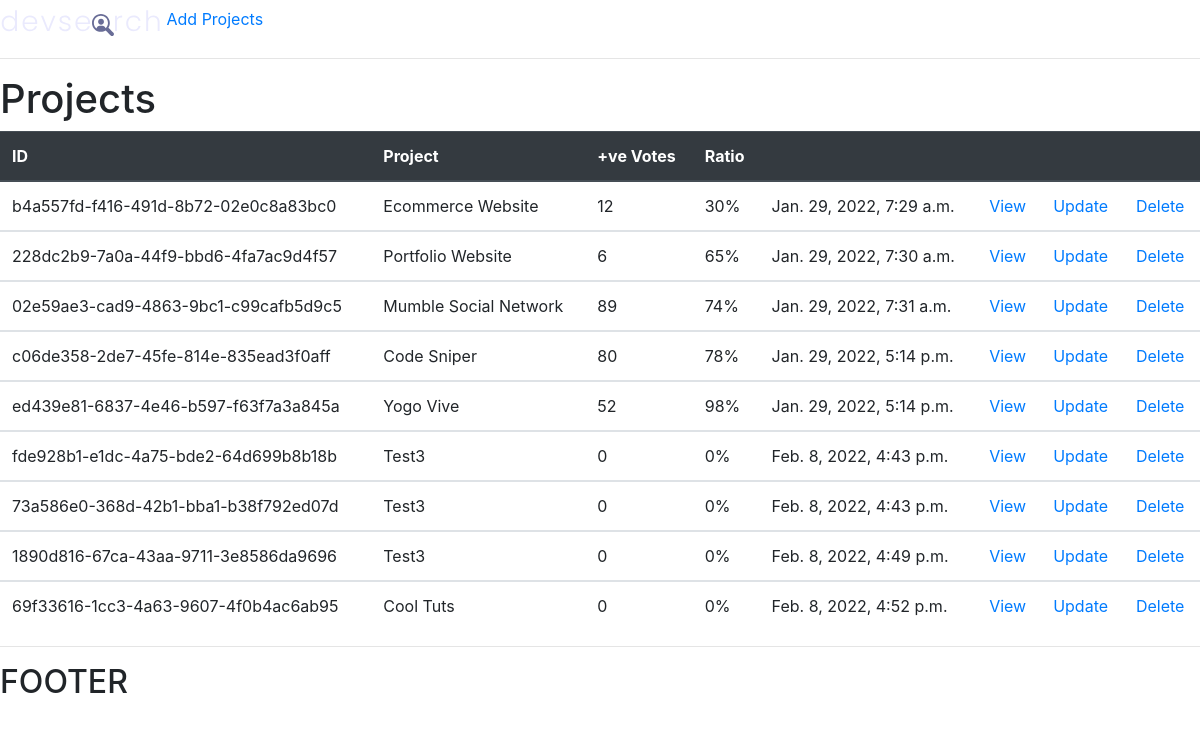
The app's page /, older data.
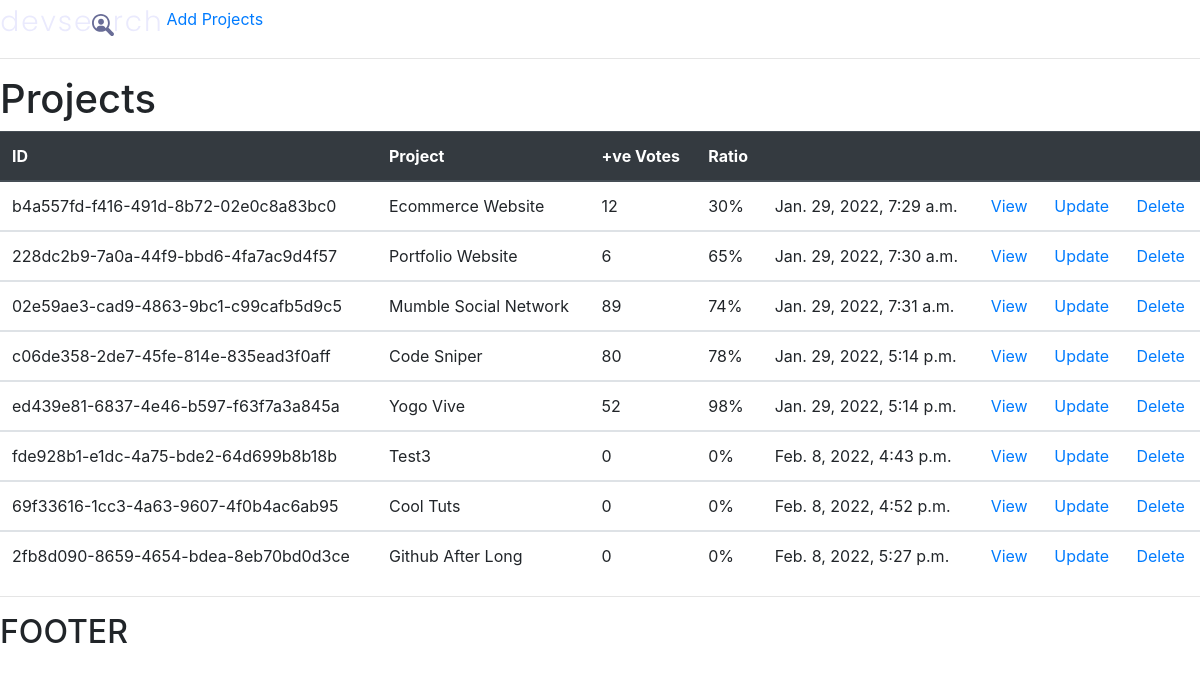
The same page, newer data.
### projects/models.py (models this page shows, shortened)
class Project(models.Model):
    title = models.CharField( max_length=200)
    description = models.TextField(null=True, blank=True)
    featured_image = models.ImageField(null=True, blank=True, default="default.jpg")
    demo_link = models.CharField(max_length=2000, null=True, blank=True)
    source_link = models.CharField(max_length=2000, null=True, blank=True)
    tags = models.ManyToManyField('Tag', blank=True)
    vote_total = models.IntegerField(default=0, null=True, blank=True)
    vote_ratio = models.IntegerField(default=0, null=True, blank=True)
    created = models.DateTimeField(auto_now_add=True)
    id = models.UUIDField(default=uuid.uuid4, unique=True, primary_key=True, editable=False)

### projects/views.py (the view)
# urls.py: path( '', include('projects.urls'))
def projects(request):
    projects = Project.objects.all()
    context = {'projects': projects}
    return render(request, 'projects/projects.html', context)

### projects/templates/projects/projects.html
{% extends 'main.html' %}
{% block content %}
<h1>Projects</h1>
<table class="table">
    <thead class="thead-dark">
    <tr>
        <th scope="col"> ID </th>
        <th scope="col"> Project </th>
        <th scope="col"> +ve Votes </th>
        <th scope="col"> Ratio </th>
        <th scope="col"></th>
        <th scope="col"></th>
        <th scope="col"></th>
        <th scope="col"></th>
    </tr>
    </thead>
    {% for project in projects %}
    <tbody>
    <tr>
        <td> {{project.id}} </td>
        <td> {{project.title}} </td>
        <td> {{project.vote_total}} </td>
        <td> {{project.vote_ratio}}% </td>
        <td> {{project.created}} </td>
       <td><a href="{% url 'project' project.id %}"> View</a></td>
       <td><a href="{% url 'update-project' project.id %}"> Update </a></td>
       <td><a href="{% url 'delete-project' project.id %}"> Delete </a></td>
    </tr>
    {% endfor %}
</tbody>
</table>
{% endblock content %}

### templates/main.html (shortened to what this page needs)
<!DOCTYPE html>
{% load static %}
<html>
    <head>
        <link rel="stylesheet" href="https://stackpath.bootstrapcdn.com/bootstrap/4.3.1/css/bootstrap.min.css">
    </head>
    <body>
        {% include 'navbar.html' %}
        {% block content %}
        {% endblock content %}
        <hr>
        <h2>FOOTER</h2>
    </body>
</html>

### templates/navbar.html
{% load static %}
<img src = "{% static 'images/logo.svg' %}">
<a href="{% url 'create-project' %}"> Add Projects </a>
<hr>

Row changes from the older to the newer data that the page shows:
removed Project: id "73a586e0-368d-42b1-bba1-b38f792ed07d", title "Test3", vote_total "0", vote_ratio "0", created "Feb. 8, 2022, 4:43 p.m."
removed Project: id "1890d816-67ca-43aa-9711-3e8586da9696", title "Test3", vote_total "0", vote_ratio "0", created "Feb. 8, 2022, 4:49 p.m."
added Project: id "2fb8d090-8659-4654-bdea-8eb70bd0d3ce", title "Github After Long", vote_total "0", vote_ratio "0", created "Feb. 8, 2022, 5:27 p.m."
